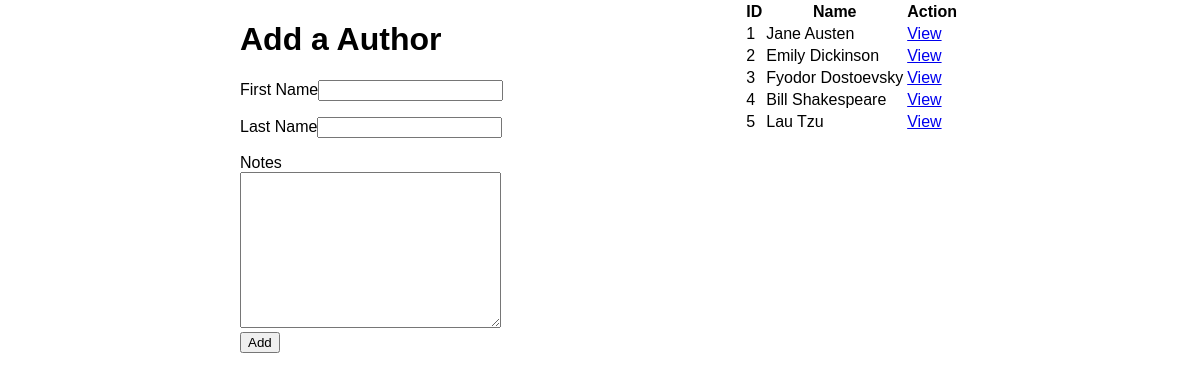
The app's page /authors, older data.
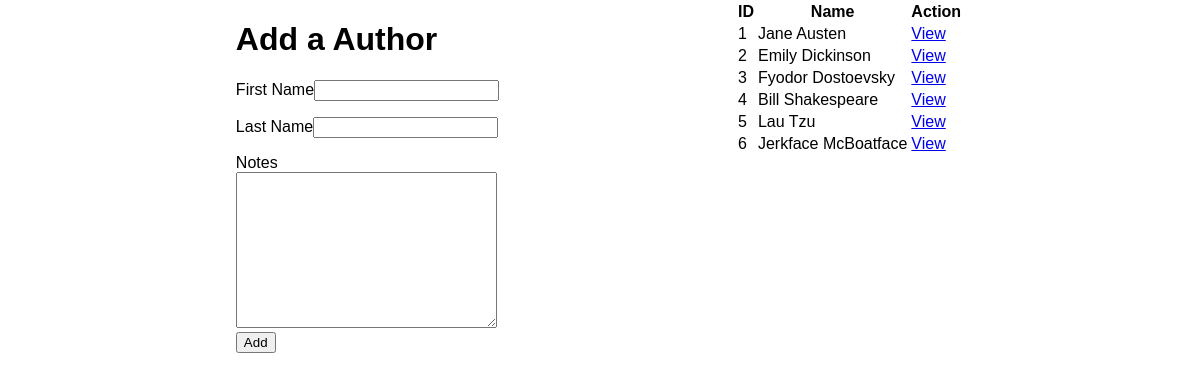
The same page, newer data.
### books_authors_app/models.py (models this page shows, shortened)
class Author(models.Model):
    first_name = models.CharField(max_length=255)
    last_name = models.CharField(max_length=255)
    notes = models.TextField(null=True)
    created_at = models.DateTimeField(auto_now_add=True)
    updated_at = models.DateTimeField(auto_now=True)

### books_authors_app/views.py (the view)
# urls.py: path('authors', views.authors),
def authors(request):
    context = {
        "authors_DB": Author.objects.all()
    }
    return render(request, "authors.html", context)

### books_authors_app/templates/authors.html (shortened to what this page needs)
<!DOCTYPE html>
<html lang="en">
<head>
    {% load static %}
    <link rel="stylesheet" href="{% static 'style.css' %}">
</head>
<body>
    <div class="top-section">
        <div>
            <h1>Add a Author</h1>
            <form action="authors/add" method="POST">
                <p>First Name<input type="text" name="fname" id=""></p>
                <p>Last Name<input type="text" name="lname" id=""></p>
                <label for="">Notes</label><br>
                <textarea name="note" id="" cols="30" rows="10"></textarea><br>
                <button type="submit">Add</button>
            </form>
        </div>
        <div>
            <table>
                <tr>
                    <th>ID</th>
                    <th>Name</th>
                    <th>Action</th>
                </tr>
                {% for author in authors_DB %}
                <tr>
                    <td>{{author.id}}</td>
                    <td>{{author.first_name}} {{author.last_name}}</td>
                    <td> <a href="authors/{{author.id}}">View</a></td>
                </tr>
                {% endfor %}
            </table>
        </div>
    </div>
</body>
</html>

Row changes from the older to the newer data that the page shows:
added Author: id "6", first_name "Jerkface", last_name "McBoatface"
